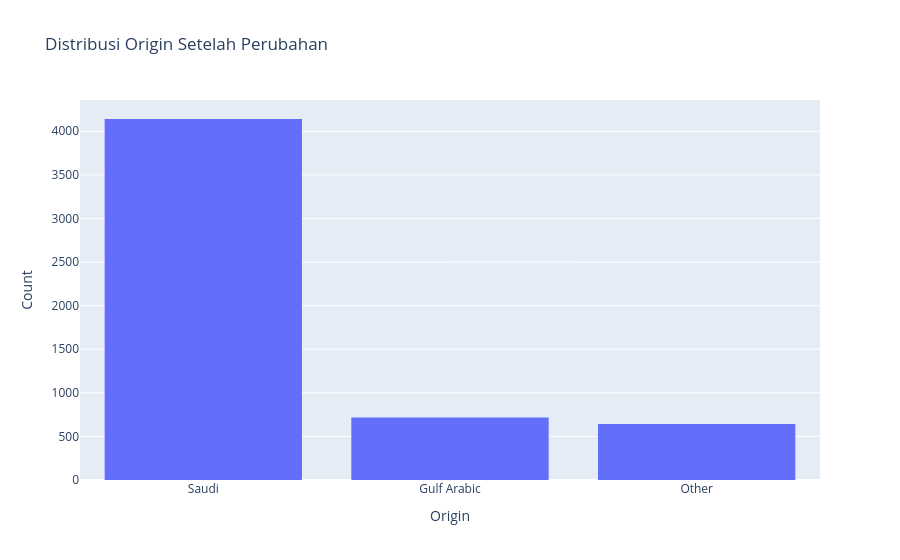

The notebook cell this image was saved under:
### Code cell
# 2. Mengganti nilai 'unknown' menjadi 'other'
df['Origin'] = df['Origin'].replace('Unknown', 'Other')

#visualisasikan kolom 'Origin' setelah diubah
fig = px.histogram(df, x='Origin', title='Distribusi Origin Setelah Perubahan')
fig.update_layout(xaxis_title='Origin', yaxis_title='Count')
fig.show()

### Figure 1 — Plotly figure (JSON) as saved in the notebook; plotly's stock layout.template omitted (floating-point values rounded to 4 significant figures; data arrays with more than 128 entries replaced by an {"elided": "..."} marker saying what was removed)
{"data": [{"alignmentgroup": "True", "bingroup": "x", "hovertemplate": "Origin=%{x}<br>count=%{y}<extra></extra>", "legendgroup": "", "marker": {"color": "#636efa", "pattern": {"shape": ""}}, "name": "", "offsetgroup": "", "orientation": "v", "showlegend": false, "type": "histogram", "x": {"elided": "5500 str values"}, "xaxis": "x", "yaxis": "y"}], "layout": {"barmode": "relative", "legend": {"tracegroupgap": 0}, "title": {"text": "Distribusi Origin Setelah Perubahan"}, "xaxis": {"anchor": "y", "domain": [0, 1], "title": {"text": "Origin"}}, "yaxis": {"anchor": "x", "domain": [0, 1], "title": {"text": "Count"}}}}
